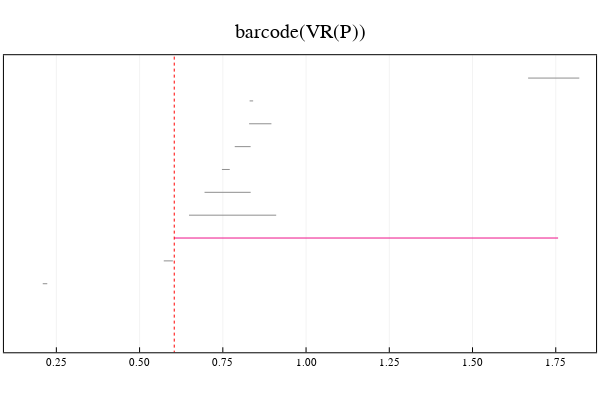

The notebook cell this image was saved under:
### Code cell
plot(p, title = "barcode(VR(P))")

### Figure 1 — Plotly figure (JSON) as saved in the notebook; plotly's stock layout.template omitted (floating-point values rounded to 4 significant figures)
{"data": [{"colorbar": {"title": {"text": ""}}, "hoverinfo": "text", "legendgroup": "y1", "line": {"color": "rgba(143, 143, 143, 1.000)", "dash": "solid", "shape": "linear", "width": 1}, "mode": "lines", "name": "y1", "showlegend": true, "text": ["class 4", "class 4"], "type": "scatter", "x": [0.1429, 0.1431], "xaxis": "x", "y": [1, 1], "yaxis": "y", "zmax": null, "zmin": null}, {"colorbar": {"title": {"text": ""}}, "hoverinfo": "text", "legendgroup": "y2", "line": {"color": "rgba(143, 143, 143, 1.000)", "dash": "solid", "shape": "linear", "width": 1}, "mode": "lines", "name": "y2", "showlegend": true, "text": ["class 1", "class 1"], "type": "scatter", "x": [0.2091, 0.2227], "xaxis": "x", "y": [2, 2], "yaxis": "y", "zmax": null, "zmin": null}, {"colorbar": {"title": {"text": ""}}, "hoverinfo": "text", "legendgroup": "y3", "line": {"color": "rgba(143, 143, 143, 1.000)", "dash": "solid", "shape": "linear", "width": 1}, "mode": "lines", "name": "y3", "showlegend": true, "text": ["class 2", "class 2"], "type": "scatter", "x": [0.5727, 0.6], "xaxis": "x", "y": [3, 3], "yaxis": "y", "zmax": null, "zmin": null}, {"colorbar": {"title": {"text": ""}}, "hoverinfo": "text", "legendgroup": "y4", "line": {"color": "rgba(143, 143, 143, 1.000)", "dash": "solid", "shape": "linear", "width": 1}, "mode": "lines", "name": "y4", "showlegend": true, "text": ["class 11", "class 11"], "type": "scatter", "x": [0.6041, 0.6041], "xaxis": "x", "y": [4, 4], "yaxis": "y", "zmax": null, "zmin": null}, {"colorbar": {"title": {"text": ""}}, "hoverinfo": "text", "legendgroup": "y5", "line": {"color": "rgba(238, 18, 137, 1.000)", "dash": "solid", "shape": "linear", "width": 1}, "mode": "lines", "name": "y5", "showlegend": true, "text": ["class 11", "class 11"], "type": "scatter", "x": [0.6041, 1.757], "xaxis": "x", "y": [4, 4], "yaxis": "y", "zmax": null, "zmin": null}, {"colorbar": {"title": {"text": ""}}, "hoverinfo": "text", "legendgroup": "y6", "line": {"color": "rgba(143, 143, 143, 1.000)", "dash": "solid", "shape": "linear", "width": 1}, "mode": "lines", "name": "y6", "showlegend": true, "text": ["class 10", "class 10"], "type": "scatter", "x": [0.6485, 0.9103], "xaxis": "x", "y": [5, 5], "yaxis": "y", "zmax": null, "zmin": null}, {"colorbar": {"title": {"text": ""}}, "hoverinfo": "text", "legendgroup": "y7", "line": {"color": "rgba(143, 143, 143, 1.000)", "dash": "solid", "shape": "linear", "width": 1}, "mode": "lines", "name": "y7", "showlegend": true, "text": ["class 5", "class 5"], "type": "scatter", "x": [0.6951, 0.8337], "xaxis": "x", "y": [6, 6], "yaxis": "y", "zmax": null, "zmin": null}, {"colorbar": {"title": {"text": ""}}, "hoverinfo": "text", "legendgroup": "y8", "line": {"color": "rgba(143, 143, 143, 1.000)", "dash": "solid", "shape": "linear", "width": 1}, "mode": "lines", "name": "y8", "showlegend": true, "text": ["class 6", "class 6"], "type": "scatter", "x": [0.7473, 0.7708], "xaxis": "x", "y": [7, 7], "yaxis": "y", "zmax": null, "zmin": null}, {"colorbar": {"title": {"text": ""}}, "hoverinfo": "text", "legendgroup": "y9", "line": {"color": "rgba(143, 143, 143, 1.000)", "dash": "solid", "shape": "linear", "width": 1}, "mode": "lines", "name": "y9", "showlegend": true, "text": ["class 3", "class 3"], "type": "scatter", "x": [0.7858, 0.8335], "xaxis": "x", "y": [8, 8], "yaxis": "y", "zmax": null, "zmin": null}, {"colorbar": {"title": {"text": ""}}, "hoverinfo": "text", "legendgroup": "y10", "line": {"color": "rgba(143, 143, 143, 1.000)", "dash": "solid", "shape": "linear", "width": 1}, "mode": "lines", "name": "y10", "showlegend": true, "text": ["class 9", "class 9"], "type": "scatter", "x": [0.829, 0.896], "xaxis": "x", "y": [9, 9], "yaxis": "y", "zmax": null, "zmin": null}, {"colorbar": {"title": {"text": ""}}, "hoverinfo": "text", "legendgroup": "y11", "line": {"color": "rgba(143, 143, 143, 1.000)", "dash": "solid", "shape": "linear", "width": 1}, "mode": "lines", "name": "y11", "showlegend": true, "text": ["class 7", "class 7"], "type": "scatter", "x": [0.8305, 0.8411], "xaxis": "x", "y": [10, 10], "yaxis": "y", "zmax": null, "zmin": null}, {"colorbar": {"title": {"text": ""}}, "hoverinfo": "text", "legendgroup": "y12", "line": {"color": "rgba(143, 143, 143, 1.000)", "dash": "solid", "shape": "linear", "width": 1}, "mode": "lines", "name": "y12", "showlegend": true, "text": ["class 8", "class 8"], "type": "scatter", "x": [1.667, 1.821], "xaxis": "x", "y": [11, 11], "yaxis": "y", "zmax": null, "zmin": null}, {"colorbar": {"title": {"text": ""}}, "legendgroup": "y13", "line": {"color": "rgba(255, 0, 0, 1.000)", "dash": "dot", "shape": "linear", "width": 1}, "mode": "lines", "name": "y13", "showlegend": true, "type": "scatter", "x": [0.6041, 0.6041], "xaxis": "x", "y": [-1301, 1312], "yaxis": "y", "zmax": null, "zmin": null}], "layout": {"annotations": [{"font": {"color": "rgba(0, 0, 0, 1)", "family": "sans-serif", "size": 20}, "rotation": 0, "showarrow": false, "text": "barcode(VR(P))", "x": 0.5, "xanchor": "center", "xref": "paper", "y": 1, "yanchor": "top", "yref": "paper"}], "height": 400, "margin": {"b": 20, "l": 0, "r": 0, "t": 20}, "paper_bgcolor": "rgba(255, 255, 255, 1.000)", "plot_bgcolor": "rgba(255, 255, 255, 1.000)", "showlegend": false, "width": 600, "xaxis": {"anchor": "y", "domain": [0.006562, 0.9934], "gridcolor": "rgba(0, 0, 0, 0.1)", "gridwidth": 0.5, "linecolor": "rgba(0, 0, 0, 1)", "mirror": true, "range": [0.09258, 1.871], "showgrid": true, "showline": true, "showticklabels": true, "tickangle": 0, "tickcolor": "rgb(0, 0, 0)", "tickfont": {"color": "rgba(0, 0, 0, 1)", "family": "sans-serif", "size": 11}, "tickmode": "array", "ticks": "inside", "ticktext": ["0.25", "0.50", "0.75", "1.00", "1.25", "1.50", "1.75"], "tickvals": [0.25, 0.5, 0.75, 1, 1.25, 1.5, 1.75], "title": {"font": {"color": "rgba(0, 0, 0, 1)", "family": "sans-serif", "size": 15}, "text": ""}, "type": "linear", "visible": true, "zeroline": false, "zerolinecolor": "rgba(0, 0, 0, 1)"}, "yaxis": {"anchor": "x", "domain": [0.07699, 0.9022], "gridcolor": "rgba(0, 0, 0, 0.1)", "gridwidth": 0.5, "linecolor": "rgba(0, 0, 0, 1)", "mirror": true, "range": [-1, 12], "showgrid": true, "showline": true, "showticklabels": true, "tickangle": 0, "tickcolor": "rgb(0, 0, 0)", "tickfont": {"color": "rgba(0, 0, 0, 1)", "family": "sans-serif", "size": 11}, "tickmode": "array", "ticks": "inside", "ticktext": [], "tickvals": [], "title": {"font": {"color": "rgba(0, 0, 0, 1)", "family": "sans-serif", "size": 15}, "text": ""}, "type": "linear", "visible": true, "zeroline": false, "zerolinecolor": "rgba(0, 0, 0, 1)"}}}
